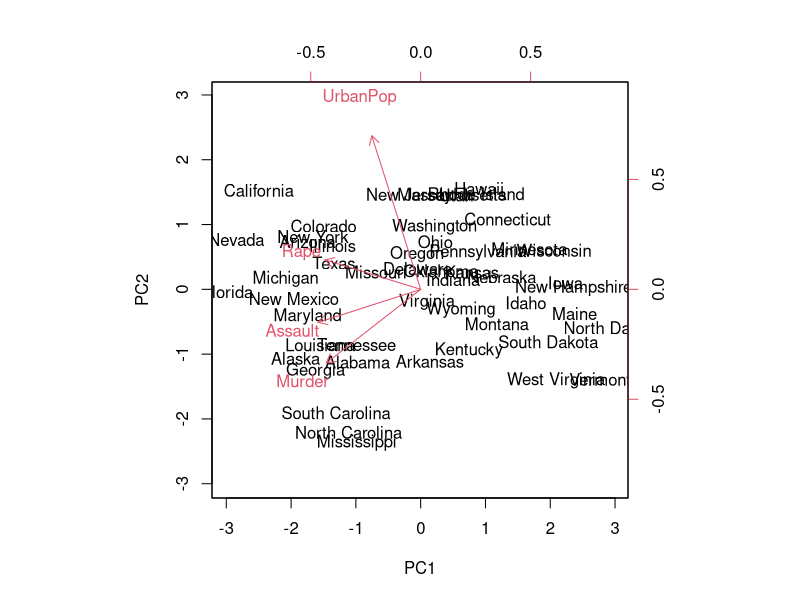
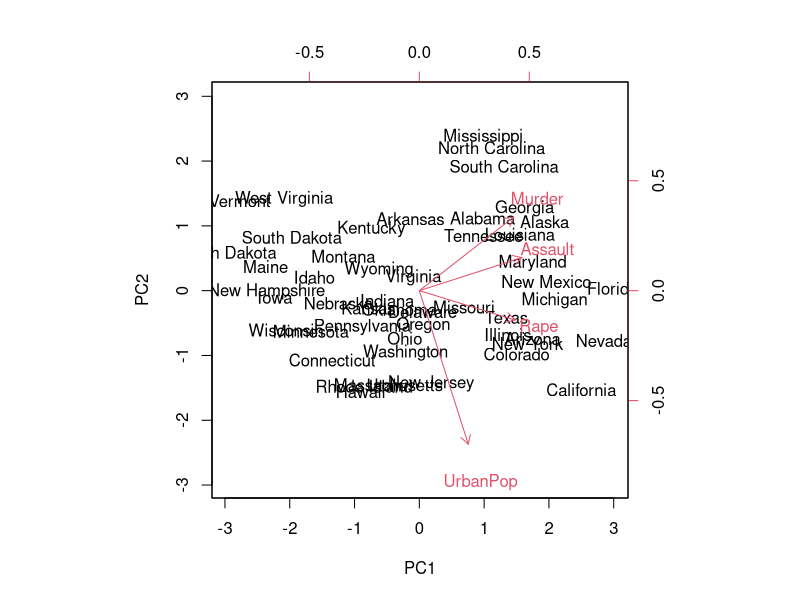
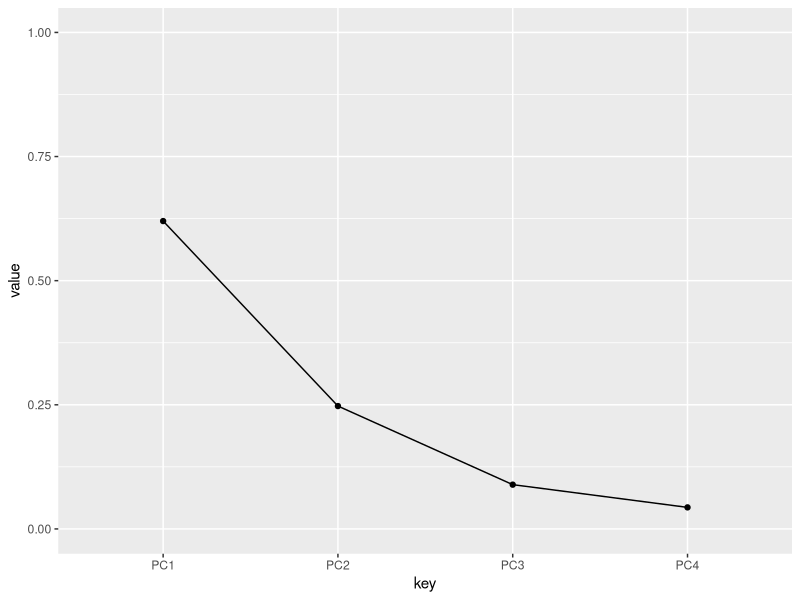
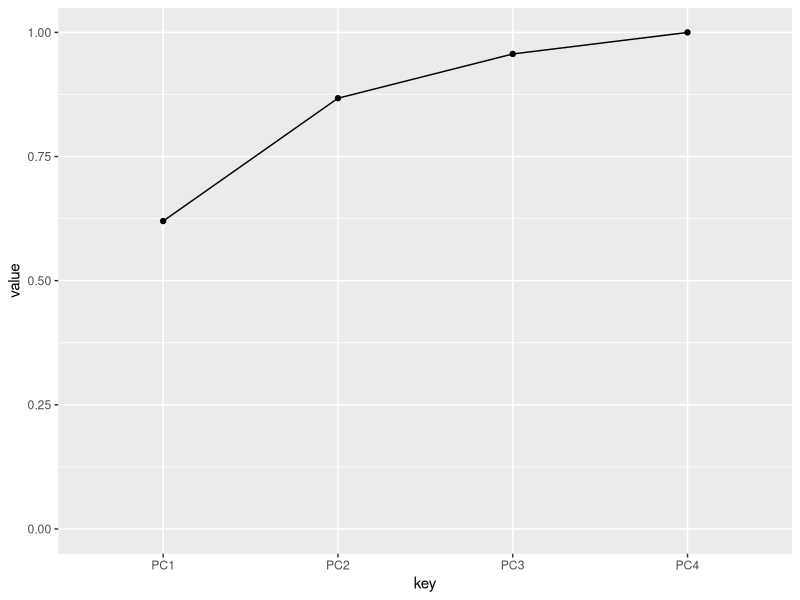

Here is the R script that generated these plots, in order:
## ---- chunk 1
knitr::opts_chunk$set(echo = TRUE)
## ---- chunk 2
library(dplyr)
library(ggplot2)
## ---- chunk 3
USArrests %>% as_tibble(rownames = "states")
## ---- chunk 4
pr.out <- prcomp(USArrests, scale = TRUE)
## ---- chunk 5
pr.out$rotation

#第一主成分のloading vectorだけを取得する
pr.out$rotation[,1]
## ---- chunk 6
pr.out$x %>% as_tibble(rownames = "states")

#理屈どおりか確認
#元データとloading vectorからscoreを再現できる
#下の計算がpro.out$x[1,1]と一致する
alabama.scaled <- (USArrests[1,] - pr.out$center) / pr.out$scale
sum(alabama.scaled * pr.out$rotation[,1]) 
## ---- chunk 7
biplot(pr.out, scale = 0)

#loading vectorの正負を反転させてもOK
pr.out$rotation <- - pr.out$rotation
pr.out$x <- - pr.out$x
biplot(pr.out, scale = 0)
## ---- chunk 8
#scree plot
pve <- pr.out$x %>% as_tibble %>% 
  summarise_all(var) %>% 
  tidyr::gather(key, value) %>% 
  mutate(value = value / sum(value))  

pve %>%
  ggplot(aes(key, value)) + geom_line(aes(group = 1)) + geom_point() + ylim(0,1)

pve %>% 
  mutate(value = cumsum(value)) %>% 
  ggplot(aes(key, value)) + geom_line(aes(group = 1)) + geom_point() + ylim(0,1)
